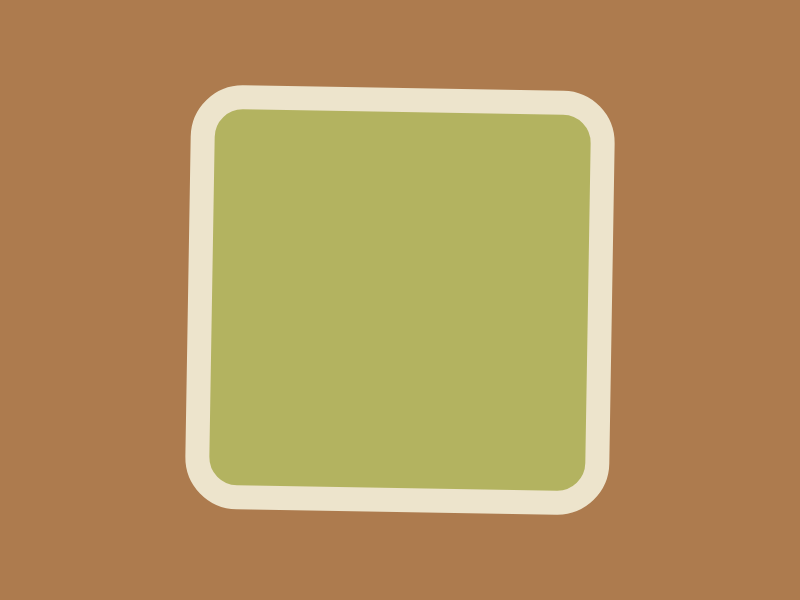
Frame 1 (no input)
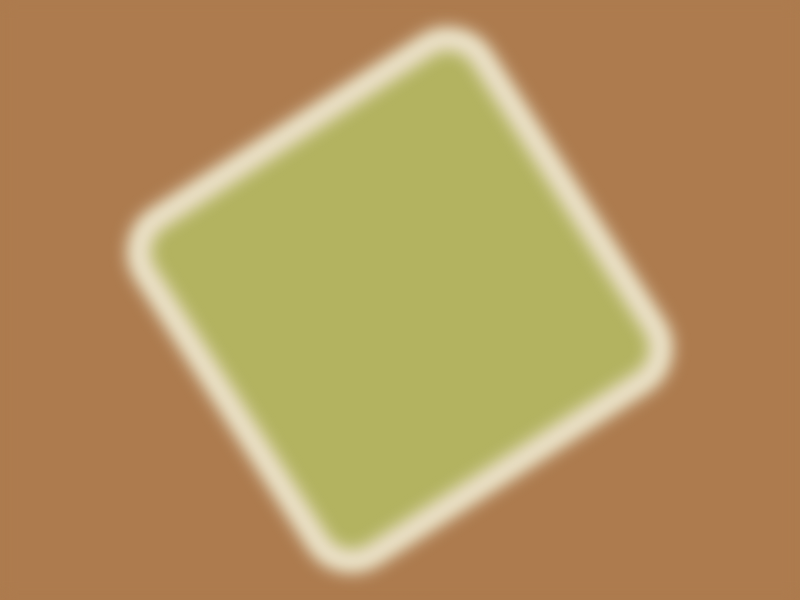
Frame 60 (no input)
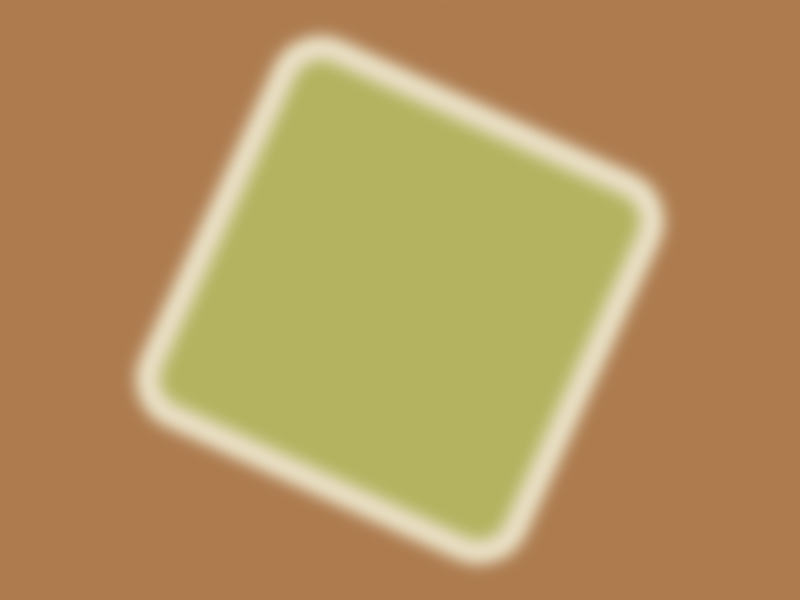
Frame 120 (the mouse pressed at the canvas centre since frame 60)

The p5.js sketch that drew these frames (run headless with seeded random() and noise() and a simulated clock; from frame 60 on, the mouse is pressed at the canvas centre):

// p5.js sketch
// ── sketch.js
function setup(){
  createCanvas(800, 600);
  rectMode(CENTER);
  stroke(237, 228, 204);
  fill(179, 179, 96);
  strokeWeight(24);
}

function draw(){
  background(173, 123, 78);
  translate(width/2, height/2);

  rotate(millis()/1000);
  rect(0, 0, 400, 400, 40);
  drawingContext.filter = 'blur(8px)';

  console.log('Frame rate: '+frameRate());
}
